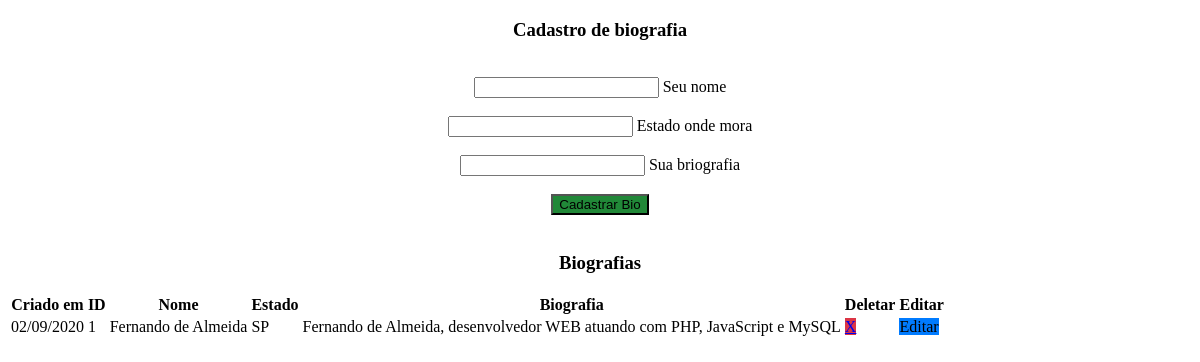
Before: / with the older database file.
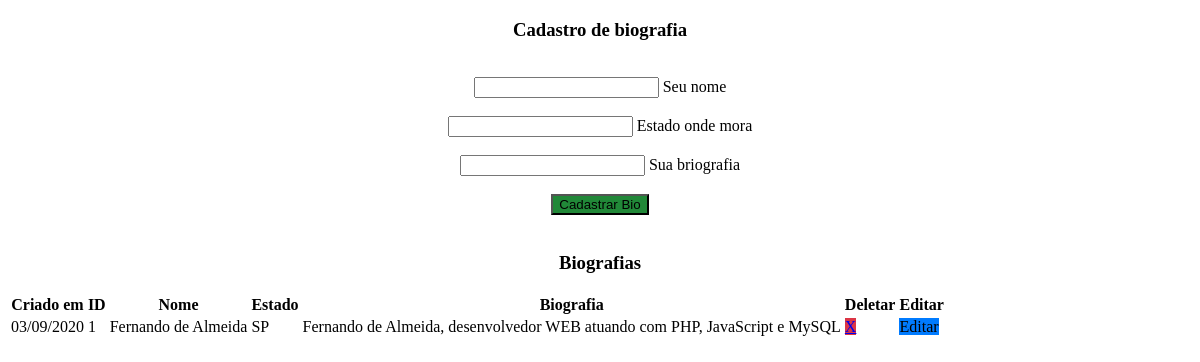
After: the same page with the newer database file.
### tables this page shows
CREATE TABLE IF NOT EXISTS `usuario` (
  `id` int(11) NOT NULL AUTO_INCREMENT,
  `nome` varchar(120) NOT NULL,
  `estado` char(10) NOT NULL,
  `biografia` text NOT NULL,
  `created` datetime NOT NULL,
  PRIMARY KEY (`id`)
);

### read.php (called while the page is built, shortened)
<?php
include_once('conexao.php');
class Read extends conexao
{
    private $select;
    private $resultado;
    private $query;
    function getResultado()
    {
        return $this->resultado;
    }
    public function fullRead($query, $parseString = null){
        $this->select = (string) $query;
        $this->exeInstrucao();
    }
    private function exeInstrucao()
    {
        $this->conexao();
        try {
            $this->query->execute();
            $this->resultado = $this->query->fetchAll();
        } catch (Exception $ex) {
            $this->resultado = null;
        }
    }
    private function conexao()
    {
        $this->Conn = parent::getConn();
        $this->query = $this->Conn->prepare($this->select);
        $this->query->setFetchMode(PDO::FETCH_ASSOC);
    }
}

### conexao.php (called while the page is built)
<?php
class conexao
{
    public static $host = HOST;
    public static $user = USER;
    public static $pass = PASS;
    public static $dbname = DBNAME;
    private static $connect = null;
    private static function conectar()
    {
        try {
            if (self::$connect == null) {
                self::$connect = new PDO(
                    'mysql:host=' . self::$host . ';dbname=' . self::$dbname,
                    self::$user,
                    self::$pass
                );
            }
        } catch (Exception $exc) {
            echo "Mensagem: " . $exc->getMessage();
            die();
        }
        return self::$connect;
    }
    public function getConn()
    {
        return self::conectar();
    }
}

### index.php (the view, shortened to what this page needs)
<!DOCTYPE html>
<html lang="pt-br">
<head>
    <link rel="stylesheet" href="https://code.getmdl.io/1.3.0/material.indigo-pink.min.css">
    <link rel="stylesheet" href="css/personalizado.css">
</head>
<body>
    <?php
    include_once('read.php');
    $buscaBio = new Read();
    $buscaBio->fullRead("SELECT id, nome, estado, biografia, created FROM usuario ORDER BY id DESC");
    $ResultabuscaBio = $buscaBio->getResultado();
    ?>
    <div class="mdl-grid">
        <div class="mdl-cell mdl-cell--12-col" style="text-align:center;">
            <h3>Cadastro de biografia</h3><br>
            <form action="inserirbio.php" method="POST">
                <div class="mdl-textfield mdl-js-textfield">
                    <input name="nome" class="mdl-textfield__input" type="text" maxlength="100" required>
                    <label class="mdl-textfield__label" for="sample1">Seu nome</label>
                </div><br>
                <div class="mdl-textfield mdl-js-textfield">
                    <input name="estado" class="mdl-textfield__input" type="text" maxlength="3" required>
                    <label class="mdl-textfield__label" for="sample1">Estado onde mora</label>
                </div><br>
                <div class="mdl-textfield mdl-js-textfield">
                    <input name="biografia" class="mdl-textfield__input" type="text" maxlength="300" required>
                    <label class="mdl-textfield__label" for="sample1">Sua briografia</label>
                </div><br>
                <input type="submit" value="Cadastrar Bio" class="mdl-button mdl-js-button mdl-button--raised mdl-button--colored btn-success">
            </form><br>
        </div>
        <div class="mdl-cell mdl-cell--12-col" style="text-align:center;">
            <h3>Biografias</h3>
        </div>
        <?php if ($ResultabuscaBio) {
        ?>
            <div class="mdl-cell mdl-cell--12-col">
                <table class="mdl-data-table mdl-js-data-table">
                    <thead>
                        <tr>
                            <th class="mdl-data-table__cell--non-numeric">Criado em</th>
                            <th class="mdl-data-table__cell--non-numeric">ID</th>
                            <th class="mdl-data-table__cell--non-numeric">Nome</th>
                            <th>Estado</th>
                            <th class="mdl-data-table__cell--non-numeric">Biografia</th>
                            <th class="mdl-data-table__cell--non-numeric">Deletar</th>
                            <th class="mdl-data-table__cell--non-numeric">Editar</th>
                        </tr>
                    </thead>
                    <tbody>
                        <tr>
                            <?php
                            foreach ($ResultabuscaBio as $bio) {
                                extract($bio);
                            ?>
                                <td class="mdl-data-table__cell--non-numeric"><?php echo date('d/m/Y', strtotime($created)); ?></td>
                                <td class="mdl-data-table__cell--non-numeric"><?php echo $id;  ?></td>
                                <td class="mdl-data-table__cell--non-numeric"><?php echo $nome;  ?></td>
                                <td><?php echo $estado;  ?></td>
                                <td class="mdl-data-table__cell--non-numeric"><?php echo $biografia;  ?></td>
                                <td class="mdl-data-table__cell--non-numeric"><a href="<?php echo 'deletarbio.php?id=' . $id ?>" class="mdl-button mdl-js-button mdl-button--raised mdl-button--accent btn-danger">X</a></td>
                                <td class="mdl-data-table__cell--non-numeric"><a id="<?php echo 'show-dialog' . $id ?>" type="button" class="mdl-button mdl-js-button mdl-button--raised mdl-button--accent show-modal btn-warning btn-editar" data-linha-id="<?php echo $id ?>">Editar</a></td>
                        </tr>
                    <?php
                            } ?>
                    </tbody>
                </table>
            <?php
        } else {
            echo "<div style='background-color:white; height: 200px;' class='mdl-cell mdl-cell--12-col'>";
            echo "<div style='margin-bottom: 0; text-align: center;' class='alert alert-warning'>OBS: Ainda não existe nenhuma biografia cadastrada!</div>";
            echo "</div>";
        }
            ?>
            </div>
</body>
</html>

### css/personalizado.css (style rules this page uses)
.btn-success { background-color: #218838 !important; }
.btn-danger { background-color: #dc3545 !important; }
.btn-warning { background-color: #007bff !important; }
.mdl-textfield__input { color: black !important; }

Changed rows visible on the page:
changed usuario "Fernando de Almeida": created "02/09/2020" → "03/09/2020"
